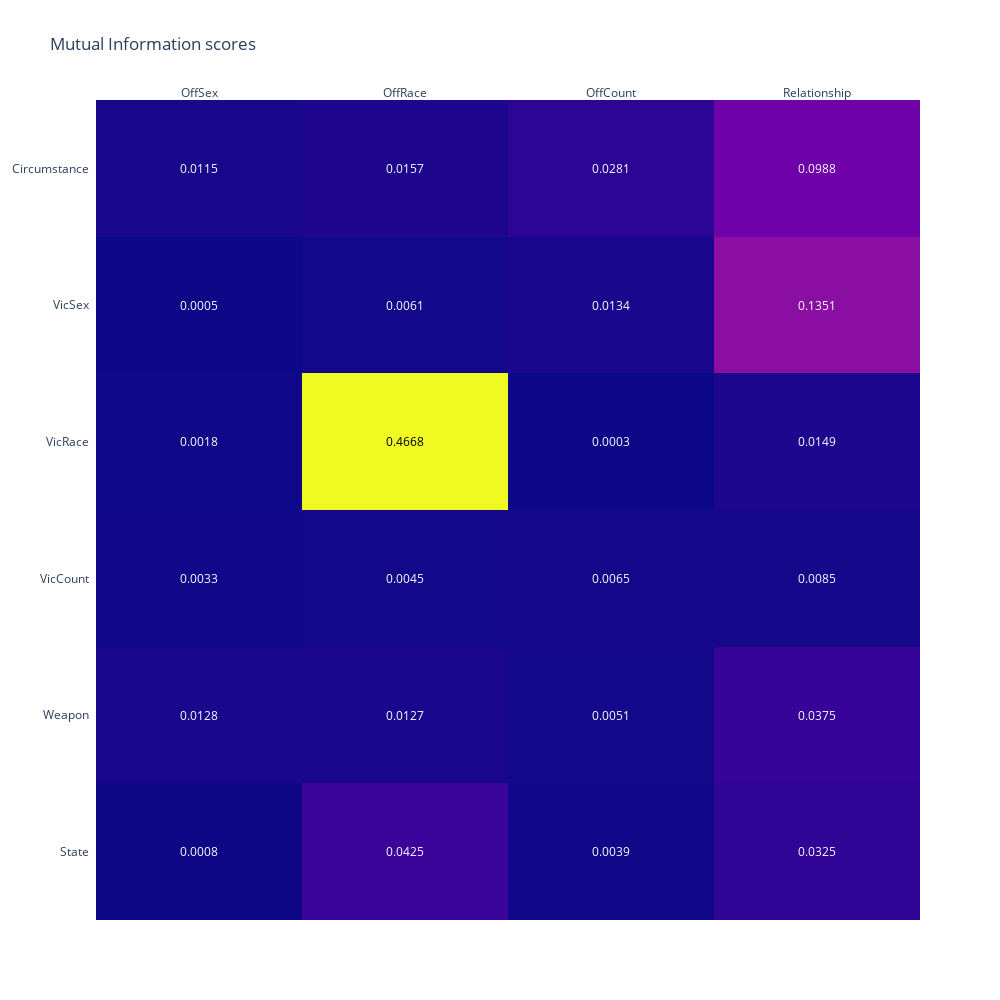

The cell this chart's notebook holds for it:
### Code cell
from sklearn.metrics import normalized_mutual_info_score
import plotly.figure_factory as ff
sample_inputs = ['State', 'Weapon', 'VicCount', 'VicRace', 'VicSex', 'Circumstance']
sample_outputs = ['OffSex', 'OffRace', 'OffCount', 'Relationship']
mutual_info_scores = np.zeros(shape=(6, 4))
for i, input in enumerate(sample_inputs):
    for j, output in enumerate(sample_outputs):
        mutual_info = normalized_mutual_info_score(df[input], df[output])
        mutual_info_scores[i][j] = mutual_info

mi_rounded = np.around(mutual_info_scores, decimals=4)
fig = ff.create_annotated_heatmap(mutual_info_scores,
                x=sample_outputs,
                y=sample_inputs,
                annotation_text=mi_rounded
            )
#fig.update_xaxes(side="top")
fig.update_layout( title_text='Mutual Information scores',
                    autosize=False,
                    width=1000,
                    height=1000
                    )
fig.show()

### Figure 1 — Plotly figure (JSON) as saved in the notebook; plotly's stock layout.template omitted (floating-point values rounded to 4 significant figures)
{"data": [{"colorscale": [[0, "#0d0887"], [0.1111, "#46039f"], [0.2222, "#7201a8"], [0.3333, "#9c179e"], [0.4444, "#bd3786"], [0.5556, "#d8576b"], [0.6667, "#ed7953"], [0.7778, "#fb9f3a"], [0.8889, "#fdca26"], [1, "#f0f921"]], "reversescale": false, "showscale": false, "type": "heatmap", "x": ["OffSex", "OffRace", "OffCount", "Relationship"], "y": ["State", "Weapon", "VicCount", "VicRace", "VicSex", "Circumstance"], "z": [[0.0008389, 0.04255, 0.003899, 0.03254], [0.01282, 0.01275, 0.005074, 0.03749], [0.003337, 0.004545, 0.006488, 0.008499], [0.001811, 0.4668, 0.0002834, 0.01495], [0.0005401, 0.006123, 0.01335, 0.1351], [0.01155, 0.01566, 0.02808, 0.09885]]}], "layout": {"annotations": [{"font": {"color": "#FFFFFF"}, "showarrow": false, "text": "0.0008", "x": "OffSex", "xref": "x", "y": "State", "yref": "y"}, {"font": {"color": "#FFFFFF"}, "showarrow": false, "text": "0.0425", "x": "OffRace", "xref": "x", "y": "State", "yref": "y"}, {"font": {"color": "#FFFFFF"}, "showarrow": false, "text": "0.0039", "x": "OffCount", "xref": "x", "y": "State", "yref": "y"}, {"font": {"color": "#FFFFFF"}, "showarrow": false, "text": "0.0325", "x": "Relationship", "xref": "x", "y": "State", "yref": "y"}, {"font": {"color": "#FFFFFF"}, "showarrow": false, "text": "0.0128", "x": "OffSex", "xref": "x", "y": "Weapon", "yref": "y"}, {"font": {"color": "#FFFFFF"}, "showarrow": false, "text": "0.0127", "x": "OffRace", "xref": "x", "y": "Weapon", "yref": "y"}, {"font": {"color": "#FFFFFF"}, "showarrow": false, "text": "0.0051", "x": "OffCount", "xref": "x", "y": "Weapon", "yref": "y"}, {"font": {"color": "#FFFFFF"}, "showarrow": false, "text": "0.0375", "x": "Relationship", "xref": "x", "y": "Weapon", "yref": "y"}, {"font": {"color": "#FFFFFF"}, "showarrow": false, "text": "0.0033", "x": "OffSex", "xref": "x", "y": "VicCount", "yref": "y"}, {"font": {"color": "#FFFFFF"}, "showarrow": false, "text": "0.0045", "x": "OffRace", "xref": "x", "y": "VicCount", "yref": "y"}, {"font": {"color": "#FFFFFF"}, "showarrow": false, "text": "0.0065", "x": "OffCount", "xref": "x", "y": "VicCount", "yref": "y"}, {"font": {"color": "#FFFFFF"}, "showarrow": false, "text": "0.0085", "x": "Relationship", "xref": "x", "y": "VicCount", "yref": "y"}, {"font": {"color": "#FFFFFF"}, "showarrow": false, "text": "0.0018", "x": "OffSex", "xref": "x", "y": "VicRace", "yref": "y"}, {"font": {"color": "#000000"}, "showarrow": false, "text": "0.4668", "x": "OffRace", "xref": "x", "y": "VicRace", "yref": "y"}, {"font": {"color": "#FFFFFF"}, "showarrow": false, "text": "0.0003", "x": "OffCount", "xref": "x", "y": "VicRace", "yref": "y"}, {"font": {"color": "#FFFFFF"}, "showarrow": false, "text": "0.0149", "x": "Relationship", "xref": "x", "y": "VicRace", "yref": "y"}, {"font": {"color": "#FFFFFF"}, "showarrow": false, "text": "0.0005", "x": "OffSex", "xref": "x", "y": "VicSex", "yref": "y"}, {"font": {"color": "#FFFFFF"}, "showarrow": false, "text": "0.0061", "x": "OffRace", "xref": "x", "y": "VicSex", "yref": "y"}, {"font": {"color": "#FFFFFF"}, "showarrow": false, "text": "0.0134", "x": "OffCount", "xref": "x", "y": "VicSex", "yref": "y"}, {"font": {"color": "#FFFFFF"}, "showarrow": false, "text": "0.1351", "x": "Relationship", "xref": "x", "y": "VicSex", "yref": "y"}, {"font": {"color": "#FFFFFF"}, "showarrow": false, "text": "0.0115", "x": "OffSex", "xref": "x", "y": "Circumstance", "yref": "y"}, {"font": {"color": "#FFFFFF"}, "showarrow": false, "text": "0.0157", "x": "OffRace", "xref": "x", "y": "Circumstance", "yref": "y"}, {"font": {"color": "#FFFFFF"}, "showarrow": false, "text": "0.0281", "x": "OffCount", "xref": "x", "y": "Circumstance", "yref": "y"}, {"font": {"color": "#FFFFFF"}, "showarrow": false, "text": "0.0988", "x": "Relationship", "xref": "x", "y": "Circumstance", "yref": "y"}], "autosize": false, "height": 1000, "title": {"text": "Mutual Information scores"}, "width": 1000, "xaxis": {"dtick": 1, "gridcolor": "rgb(0, 0, 0)", "side": "top", "ticks": ""}, "yaxis": {"dtick": 1, "ticks": "", "ticksuffix": "  "}}}
